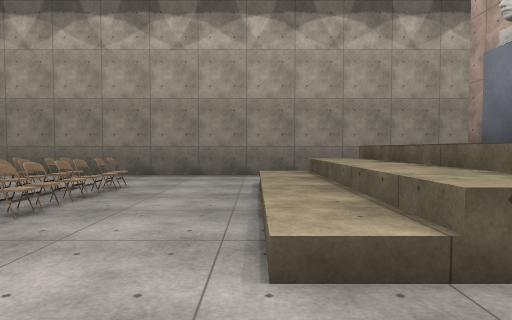
View 1 (above)

16 first-person views from a walk through a scene from a Unity 3-D project. The camera is 1.4 m above the floor, tilts 2° down and sees 75° across. The floor is counted in squares, 2 m on a side. Each view is taken from the middle of a square. On the plan, view 1 faces up. The plan holds only what a view shows up to about 10 squares ahead; the rest is blank. The place goes on beyond the plan. Surface patterns are stand-ins for the level's own textures.

View 2
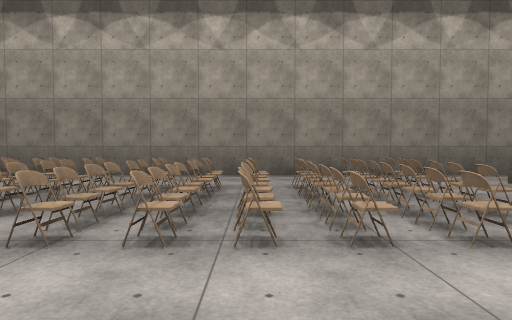

View 3
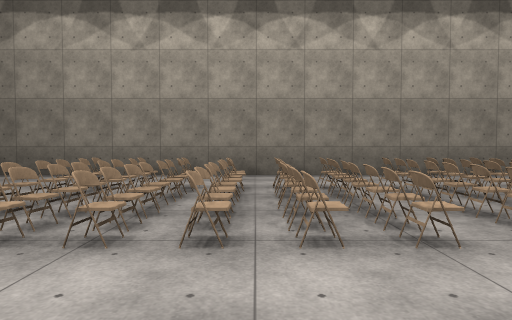

View 4
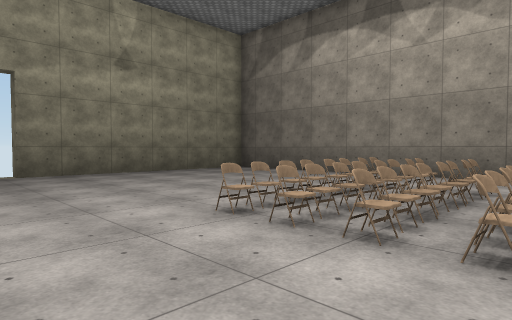

View 5
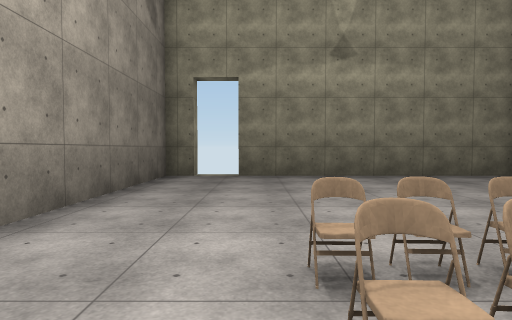

View 6
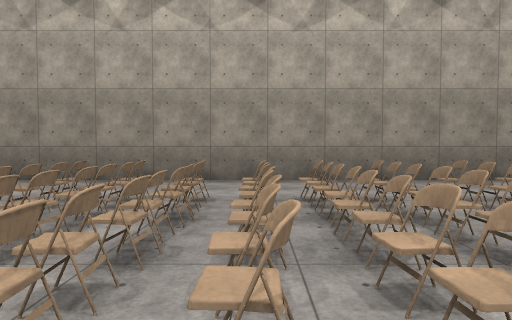

View 7
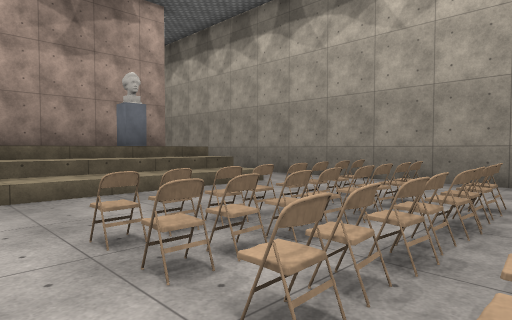

View 8
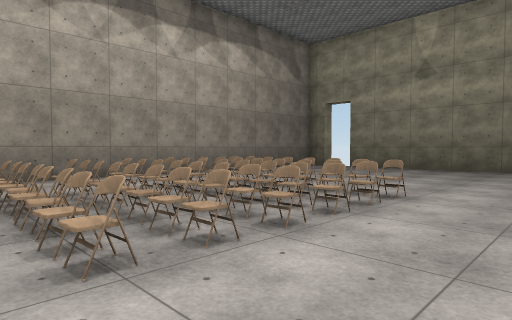

View 9
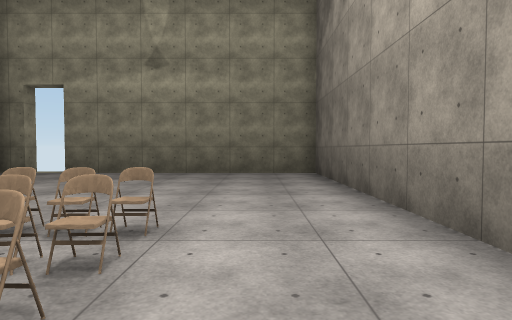

View 10
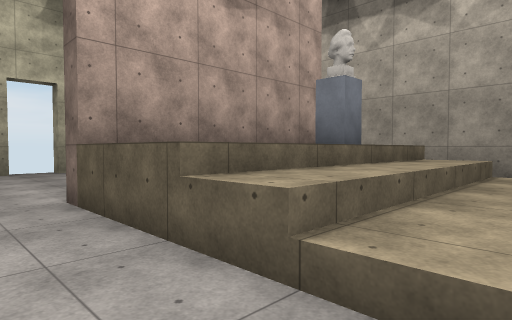

View 11
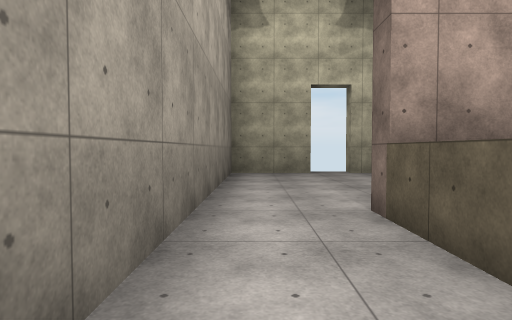

View 12
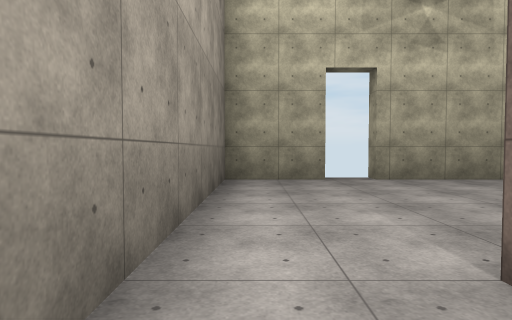

View 13
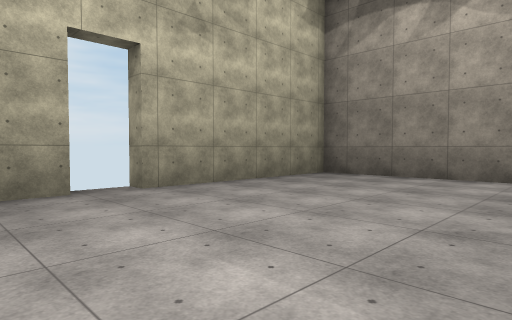

View 14
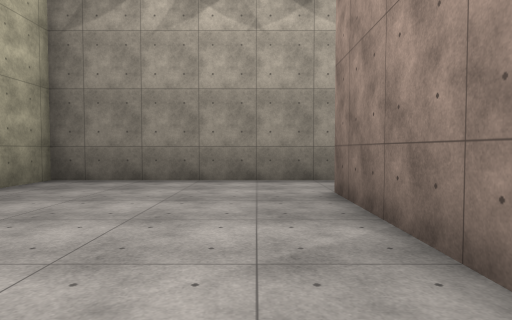

View 15
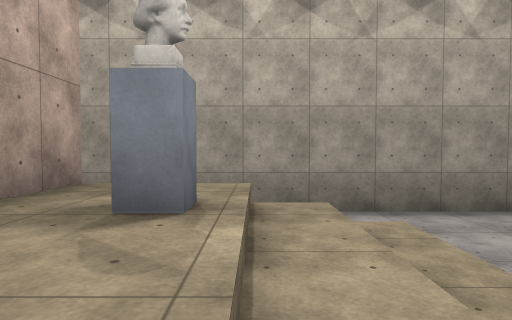

View 16
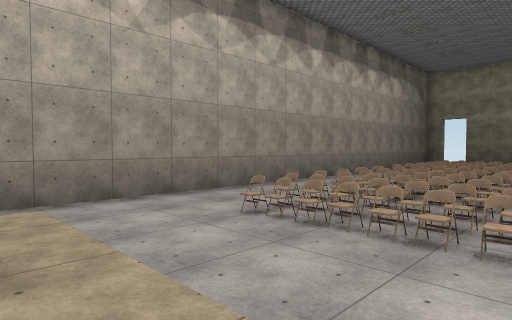

### Floor plan
Key: @ floor where view 1 was taken; # wall or solid block; x gap in a wall; . main floor; : floor 1.5 m higher than the main floor; / step, stairs or slope; O other object.
Columns run from 19 left of view 1 to 11 right of it. Each row starts with its distance up from view 1.
  9 ###############################
  8 #.............................#
  7 #.............................#
  6 #......OOOOOOOOOOO.///  #.....
  5 #......OOOOOOOOOO..///: #.....x
  4 #......OOOOOOOOOO..///::#.....#
  3 #......OOOOOOOOOO..///O:#.....#
  2 #.........O.O....O.///::#.....#
  1  ....................   ......#
  0 #..................@.  .......#
 -1 ###############################

Where each view was taken, in squares from view 1:
view 1: 0 up, 0 right, facing up
view 2: 0 up, 5 left, facing up
view 3: 0 up, 9 left, facing up
view 4: 0 up, 9 left, facing up-left
view 5: 2 up, 10 left, facing left
view 6: 7 up, 5 left, facing down
view 7: 7 up, 5 left, facing down-right
view 8: 8 up, 7 left, facing down-left
view 9: 7 up, 9 left, facing left
view 10: 8 up, 0 right, facing down-right
view 11: 8 up, 1 right, facing right
view 12: 8 up, 3 right, facing right
view 13: 8 up, 5 right, facing down-right
view 14: 7 up, 6 right, facing down
view 15: 6 up, 2 right, facing down
view 16: 6 up, 1 right, facing down-left
